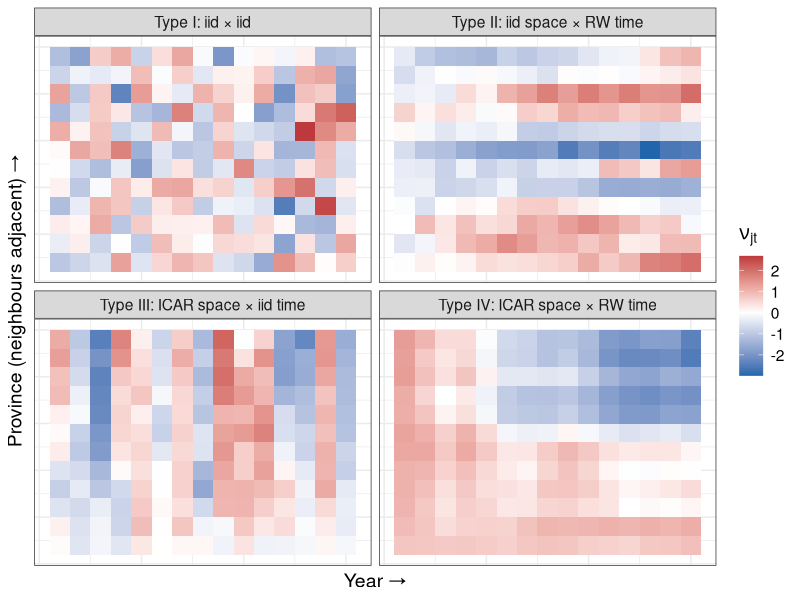
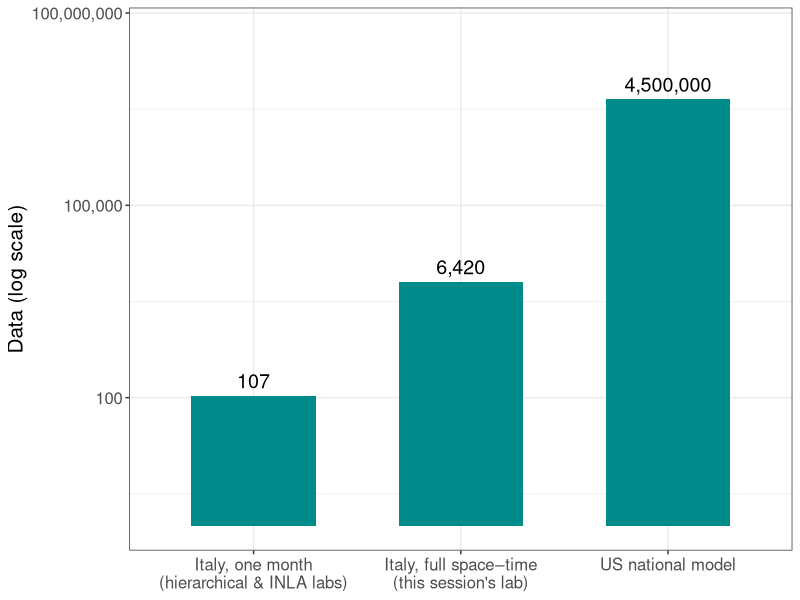
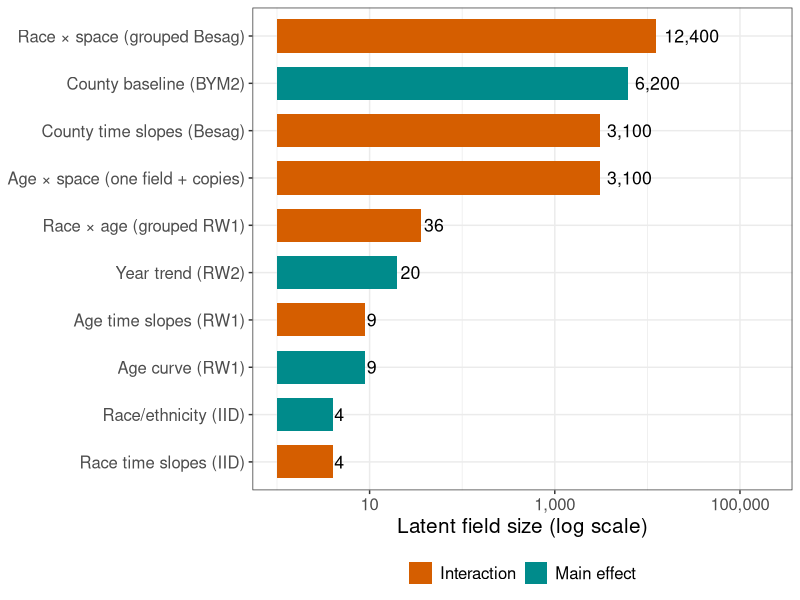
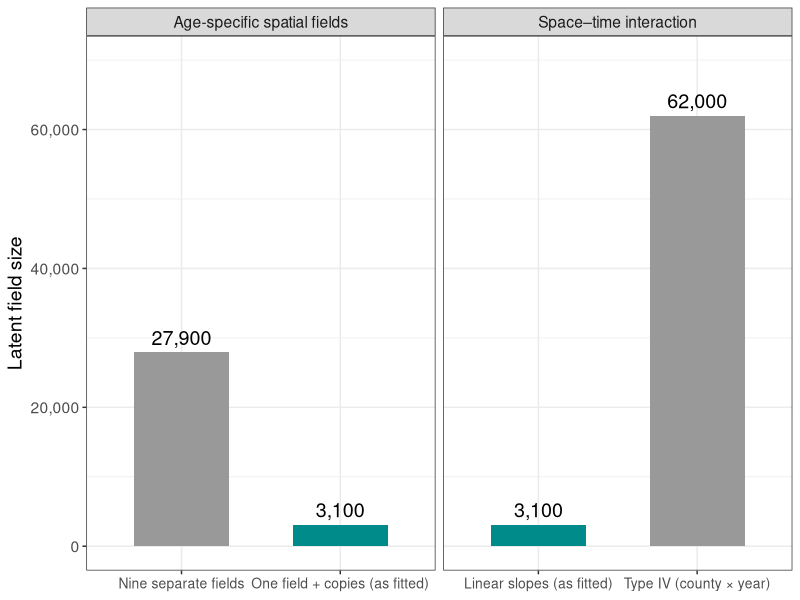
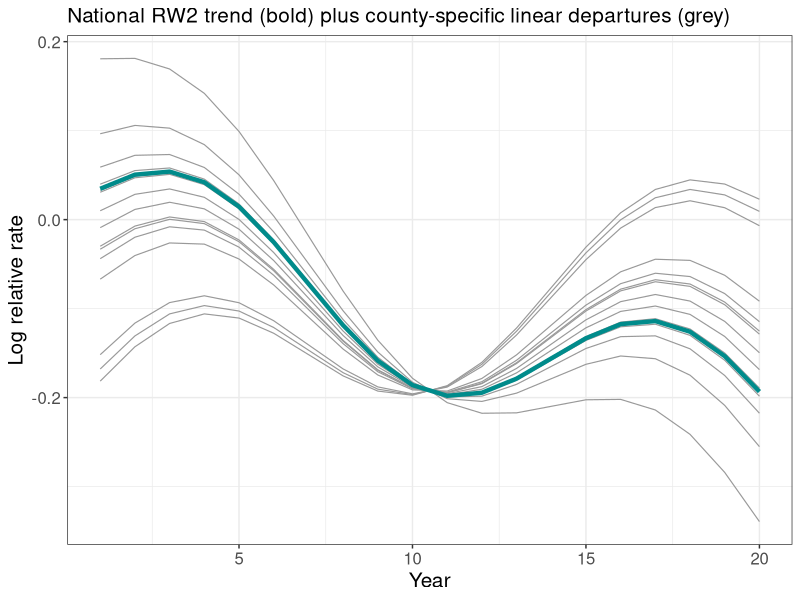
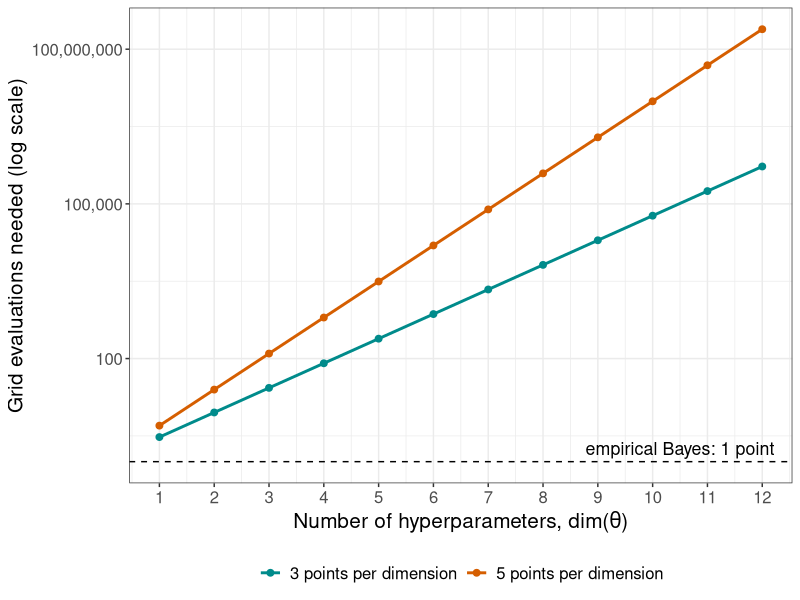
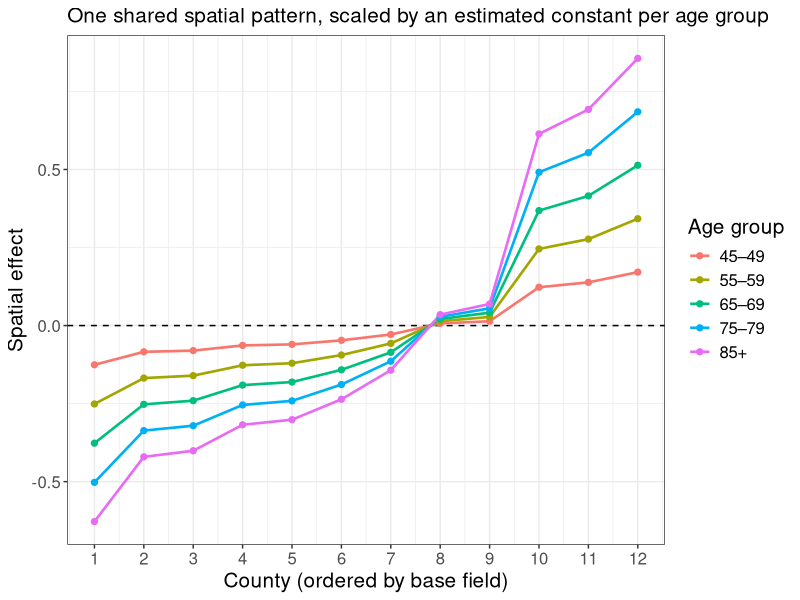
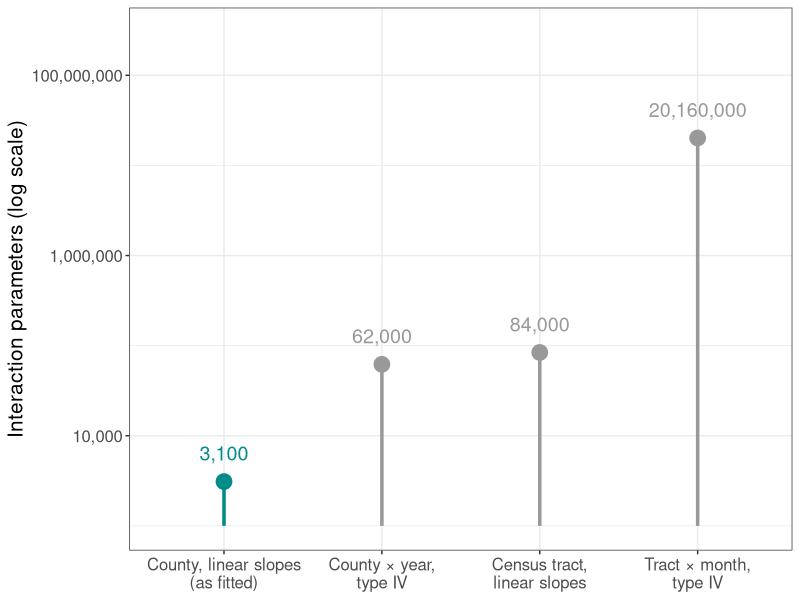

Source code (R) for these figures, in order:
## ---- chunk 1
#| echo: false
#| eval: true
#| fig-align: "center"
#| fig-width: 9
#| fig-height: 5
#| message: false
#| warning: false

library(dplyr)
library(ggplot2)
library(tidyr)

set.seed(3)
Np <- 12; Nt <- 15

std <- function(m) (m - mean(m)) / sd(m)

z    <- matrix(rnorm(Np * Nt), Np, Nt)
t1   <- std(z)                                        # iid x iid
t2   <- std(t(apply(matrix(rnorm(Np * Nt), Np, Nt), 1, cumsum)))   # iid space, RW time
t3   <- std(apply(matrix(rnorm(Np * Nt), Np, Nt), 2, cumsum))      # ICAR space, iid time
t4   <- std(apply(t(apply(matrix(rnorm(Np * Nt), Np, Nt), 1, cumsum)), 2, cumsum))

to_long <- function(m, lab) {
  as.data.frame(m) |>
    setNames(1:Nt) |>
    mutate(area = 1:Np) |>
    pivot_longer(-area, names_to = "time", values_to = "nu") |>
    mutate(time = as.integer(time), type = lab)
}

bind_rows(
  to_long(t1, "Type I: iid \u00d7 iid"),
  to_long(t2, "Type II: iid space \u00d7 RW time"),
  to_long(t3, "Type III: ICAR space \u00d7 iid time"),
  to_long(t4, "Type IV: ICAR space \u00d7 RW time")
) |>
  ggplot(aes(x = time, y = area, fill = nu)) +
  geom_tile() +
  facet_wrap(~type) +
  scale_fill_gradient2(low = "#2166ac", mid = "white", high = "#b2182b") +
  labs(x = "Year \u2192", y = "Province (neighbours adjacent) \u2192", fill = expression(nu[jt])) +
  theme_bw() +
  theme(text = element_text(size = 14),
        axis.text = element_blank(), axis.ticks = element_blank())
## ---- chunk 2
#| echo: false
#| eval: true
#| fig-align: "center"
#| fig-width: 8
#| fig-height: 4.5
#| message: false
#| warning: false

library(dplyr)
library(ggplot2)

tibble(
  stage = factor(
    c("Italy, one month\n(hierarchical & INLA labs)",
      "Italy, full space\u2013time\n(this session's lab)",
      "US national model"),
    levels = c("Italy, one month\n(hierarchical & INLA labs)",
               "Italy, full space\u2013time\n(this session's lab)",
               "US national model")),
  rows = c(107, 107 * 12 * 5, 4.5e6)
) |>
  ggplot(aes(x = stage, y = rows)) +
  geom_col(fill = "darkcyan", width = 0.6) +
  geom_text(aes(label = scales::comma(rows)), vjust = -0.5, size = 5) +
  scale_y_log10(labels = scales::comma,
                limits = c(1, 5e7)) +
  labs(x = NULL, y = "Data (log scale)") +
  theme_bw() +
  theme(text = element_text(size = 15))
## ---- chunk 3
#| echo: false
#| eval: true
#| fig-align: "center"
#| fig-width: 9
#| fig-height: 5.5
#| message: false
#| warning: false

library(dplyr)
library(ggplot2)

comp <- tribble(
  ~component,                          ~latent, ~type,
  "County baseline (BYM2)",              6200,  "Main effect",
  "Year trend (RW2)",                      20,  "Main effect",
  "Age curve (RW1)",                        9,  "Main effect",
  "Race/ethnicity (IID)",                   4,  "Main effect",
  "County time slopes (Besag)",          3100,  "Interaction",
  "Race time slopes (IID)",                 4,  "Interaction",
  "Age time slopes (RW1)",                  9,  "Interaction",
  "Race \u00d7 space (grouped Besag)",  12400,  "Interaction",
  "Age \u00d7 space (one field + copies)", 3100, "Interaction",
  "Race \u00d7 age (grouped RW1)",         36,  "Interaction"
)

comp |>
  mutate(component = reorder(component, latent)) |>
  ggplot(aes(x = latent, y = component, fill = type)) +
  geom_col(width = 0.7) +
  geom_text(aes(label = scales::comma(latent)), hjust = -0.15, size = 4.5) +
  scale_x_log10(labels = scales::comma, limits = c(1, 2e5)) +
  scale_fill_manual(values = c("Main effect" = "darkcyan",
                               "Interaction" = "#D55E00")) +
  labs(x = "Latent field size (log scale)", y = NULL, fill = NULL) +
  theme_bw() +
  theme(text = element_text(size = 15), legend.position = "bottom")
## ---- chunk 4
#| echo: false
#| eval: true
#| fig-align: "center"
#| fig-width: 9
#| fig-height: 4.5
#| message: false
#| warning: false

library(dplyr)
library(ggplot2)

tribble(
  ~term,                                  ~spec,                              ~latent,
  "Space\u2013time interaction",          "Type IV (county \u00d7 year)",       62000,
  "Space\u2013time interaction",          "Linear slopes (as fitted)",           3100,
  "Age-specific spatial fields",          "Nine separate fields",               27900,
  "Age-specific spatial fields",          "One field + copies (as fitted)",      3100
) |>
  ggplot(aes(x = spec, y = latent, fill = grepl("as fitted", spec))) +
  geom_col(width = 0.6, show.legend = FALSE) +
  geom_text(aes(label = scales::comma(latent)), vjust = -0.5, size = 5) +
  facet_wrap(~term, scales = "free_x") +
  scale_y_continuous(labels = scales::comma, limits = c(0, 70000)) +
  scale_fill_manual(values = c("TRUE" = "darkcyan", "FALSE" = "grey60")) +
  labs(x = NULL, y = "Latent field size") +
  theme_bw() +
  theme(text = element_text(size = 14),
        axis.text.x = element_text(size = 10))
## ---- chunk 5
#| echo: false
#| eval: true
#| fig-align: "center"
#| fig-width: 8
#| fig-height: 4.5
#| message: false
#| warning: false

library(dplyr)
library(ggplot2)
library(tidyr)

set.seed(4)
t <- 1:20
national <- tibble(t = t,
                   nat = -0.012 * (t - 1) + 0.08 * sin(2 * pi * t / 14))

nu <- rnorm(15, 0, 0.012)

counties <- crossing(county = 1:15, t = t) |>
  left_join(national, by = "t") |>
  mutate(y = nat + nu[county] * (t - mean(t)))

ggplot() +
  geom_line(data = counties,
            aes(x = t, y = y, group = county),
            colour = "grey60", linewidth = 0.4) +
  geom_line(data = national, aes(x = t, y = nat),
            colour = "darkcyan", linewidth = 1.5) +
  labs(x = "Year", y = "Log relative rate",
       subtitle = "National RW2 trend (bold) plus county-specific linear departures (grey)") +
  theme_bw() +
  theme(text = element_text(size = 15))
## ---- chunk 6
#| echo: false
#| eval: true
#| fig-align: "center"
#| fig-width: 8
#| fig-height: 4.5
#| message: false
#| warning: false

library(dplyr)
library(ggplot2)
library(tidyr)

tibble(k = 1:12) |>
  mutate(`3 points per dimension` = 3^k,
         `5 points per dimension` = 5^k) |>
  pivot_longer(-k, names_to = "grid", values_to = "points") |>
  ggplot(aes(x = k, y = points, colour = grid)) +
  geom_line(linewidth = 1) +
  geom_point(size = 2) +
  geom_hline(yintercept = 1, linetype = 2) +
  annotate("text", x = 10.5, y = 1.8, label = "empirical Bayes: 1 point", size = 4.5) +
  scale_y_log10(labels = scales::comma) +
  scale_x_continuous(breaks = 1:12) +
  scale_colour_manual(values = c("darkcyan", "#D55E00")) +
  labs(x = expression("Number of hyperparameters, dim(" * theta * ")"),
       y = "Grid evaluations needed (log scale)", colour = NULL) +
  theme_bw() +
  theme(text = element_text(size = 15), legend.position = "bottom")
## ---- chunk 7
#| echo: false
#| eval: true
#| fig-align: "center"
#| fig-width: 8
#| fig-height: 4.5
#| message: false
#| warning: false

library(dplyr)
library(ggplot2)
library(tidyr)

set.seed(5)
base <- sort(rnorm(12, 0, 0.5))

crossing(county = 1:12,
         age = factor(c("45\u201349", "55\u201359", "65\u201369",
                        "75\u201379", "85+"),
                      levels = c("45\u201349", "55\u201359", "65\u201369",
                                 "75\u201379", "85+"))) |>
  mutate(beta = c(0.2, 0.4, 0.6, 0.8, 1.0)[as.integer(age)],
         effect = beta * base[county]) |>
  ggplot(aes(x = county, y = effect, colour = age)) +
  geom_hline(yintercept = 0, linetype = 2) +
  geom_line(linewidth = 0.9) +
  geom_point(size = 1.8) +
  scale_x_continuous(breaks = 1:12) +
  labs(x = "County (ordered by base field)", y = "Spatial effect",
       colour = "Age group",
       subtitle = "One shared spatial pattern, scaled by an estimated constant per age group") +
  theme_bw() +
  theme(text = element_text(size = 15))
## ---- chunk 8
#| echo: false
#| eval: true
#| fig-align: "center"
#| fig-width: 9
#| fig-height: 4.5
#| message: false
#| warning: false

library(dplyr)
library(ggplot2)

tribble(
  ~scenario,                                       ~size,
  "County, linear slopes\n(as fitted)",              3100,
  "County \u00d7 year,\ntype IV",                   62000,
  "Census tract,\nlinear slopes",                   84000,
  "Tract \u00d7 month,\ntype IV",                20160000
) |>
  mutate(scenario = factor(scenario, levels = scenario),
         fitted   = scenario == levels(scenario)[1]) |>
  ggplot(aes(x = scenario, y = size, colour = fitted)) +
  geom_segment(aes(xend = scenario, y = 1e3, yend = size),
               linewidth = 1.2, show.legend = FALSE) +
  geom_point(size = 5, show.legend = FALSE) +
  geom_text(aes(label = scales::comma(size)), vjust = -1.4, size = 5,
            show.legend = FALSE) +
  scale_y_log10(labels = scales::comma, limits = c(1e3, 3e8)) +
  scale_colour_manual(values = c("TRUE" = "darkcyan", "FALSE" = "grey60")) +
  labs(x = NULL, y = "Interaction parameters (log scale)") +
  theme_bw() +
  theme(text = element_text(size = 15))
## ---- chunk 9
#| echo: false
#| eval: true
#| fig-align: "center"
#| fig-width: 8
#| fig-height: 4
#| message: false
#| warning: false

library(dplyr)
library(ggplot2)

tribble(
  ~object,                                     ~mb,     ~label,
  "Full fitted object",                        20000,   "~20 GB",
  "Posterior draws of reported quantities",      200,   "~200 MB",
  "Tidy summary table",                           15,   "~15 MB"
) |>
  mutate(object = reorder(object, mb)) |>
  ggplot(aes(x = mb, y = object)) +
  geom_col(fill = "darkcyan", width = 0.6) +
  geom_text(aes(label = label), hjust = -0.15, size = 5) +
  scale_x_log10(labels = scales::comma, limits = c(1, 3e5)) +
  labs(x = "Size in MB (log scale, illustrative)", y = NULL) +
  theme_bw() +
  theme(text = element_text(size = 15))
